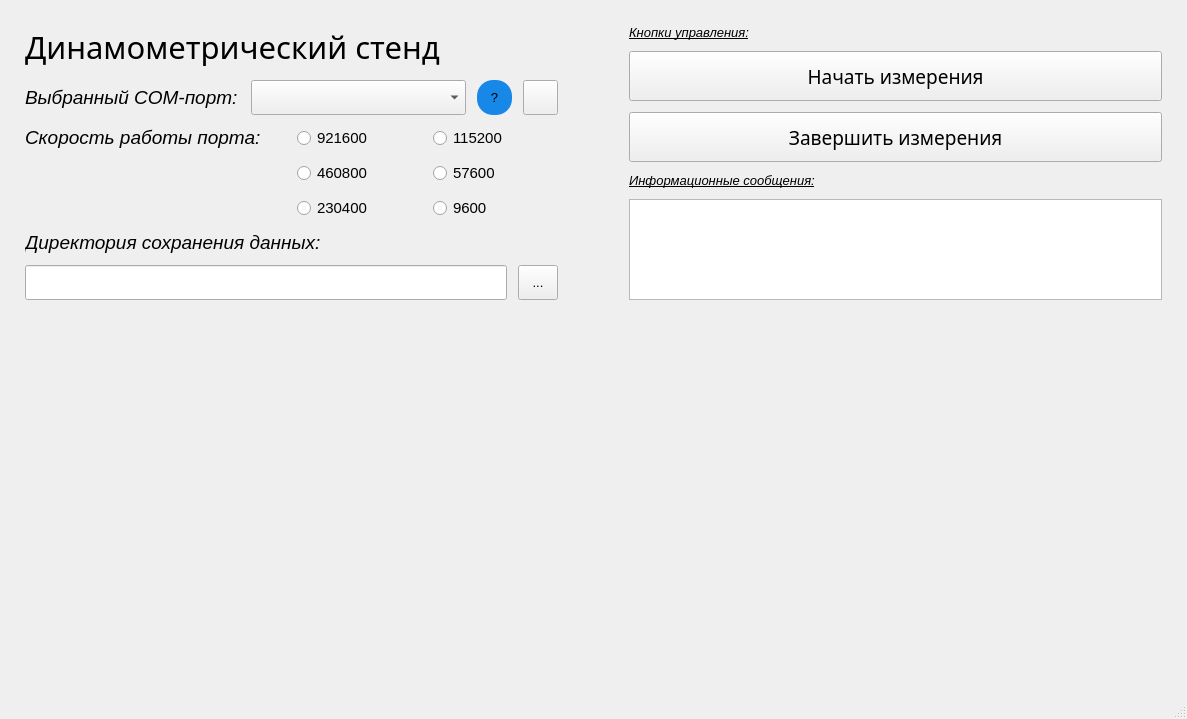
<?xml version="1.0" encoding="UTF-8"?>
<ui version="4.0">
 <class>MainWindow</class>
 <widget class="QMainWindow" name="MainWindow">
  <property name="geometry">
   <rect>
    <x>0</x>
    <y>0</y>
    <width>1187</width>
    <height>719</height>
   </rect>
  </property>
  <property name="windowTitle">
   <string>MainWindow</string>
  </property>
  <widget class="QWidget" name="centralwidget">
   <layout class="QVBoxLayout" name="verticalLayout_6" stretch="2,4">
    <property name="spacing">
     <number>11</number>
    </property>
    <property name="leftMargin">
     <number>25</number>
    </property>
    <property name="topMargin">
     <number>25</number>
    </property>
    <property name="rightMargin">
     <number>25</number>
    </property>
    <property name="bottomMargin">
     <number>25</number>
    </property>
    <item>
     <layout class="QHBoxLayout" name="horizontalLayout_6">
      <item>
       <layout class="QVBoxLayout" name="verticalLayout_4">
        <item>
         <widget class="QLabel" name="label">
          <property name="font">
           <font>
            <family>Segoe UI Black</family>
            <pointsize>23</pointsize>
           </font>
          </property>
          <property name="text">
           <string>Динамометрический стенд</string>
          </property>
         </widget>
        </item>
        <item>
         <spacer name="verticalSpacer_3">
          <property name="orientation">
           <enum>Qt::Vertical</enum>
          </property>
          <property name="sizeHint" stdset="0">
           <size>
            <width>20</width>
            <height>40</height>
           </size>
          </property>
         </spacer>
        </item>
        <item>
         <layout class="QHBoxLayout" name="horizontalLayout_2">
          <item>
           <widget class="QLabel" name="label_2">
            <property name="font">
             <font>
              <family>Segoe UI</family>
              <pointsize>14</pointsize>
              <italic>true</italic>
             </font>
            </property>
            <property name="text">
             <string>Выбранный COM-порт:</string>
            </property>
           </widget>
          </item>
          <item>
           <widget class="QComboBox" name="ComPortComboBox">
            <property name="sizePolicy">
             <sizepolicy hsizetype="Preferred" vsizetype="Maximum">
              <horstretch>0</horstretch>
              <verstretch>0</verstretch>
             </sizepolicy>
            </property>
            <property name="maximumSize">
             <size>
              <width>16777215</width>
              <height>40</height>
             </size>
            </property>
            <property name="font">
             <font>
              <family>Segoe UI Emoji</family>
              <pointsize>10</pointsize>
             </font>
            </property>
           </widget>
          </item>
          <item>
           <widget class="QPushButton" name="ComPortInfoButton">
            <property name="sizePolicy">
             <sizepolicy hsizetype="Fixed" vsizetype="Fixed">
              <horstretch>0</horstretch>
              <verstretch>0</verstretch>
             </sizepolicy>
            </property>
            <property name="minimumSize">
             <size>
              <width>35</width>
              <height>35</height>
             </size>
            </property>
            <property name="maximumSize">
             <size>
              <width>35</width>
              <height>35</height>
             </size>
            </property>
            <property name="font">
             <font>
              <pointsize>10</pointsize>
             </font>
            </property>
            <property name="styleSheet">
             <string notr="true">QPushButton {
    background-color: #1788e8;       /* Синий фон */
    border-radius: 16px;          /* Половина от ширины/высоты (60/2) */
    border: none;                 /* Убираем стандартную рамку (опционально) */
}

QPushButton:hover {
    background-color: lightblue; /* Цвет при наведении мыши */
}</string>
            </property>
            <property name="text">
             <string>?</string>
            </property>
           </widget>
          </item>
          <item>
           <widget class="QPushButton" name="UpdateComPortsButton">
            <property name="sizePolicy">
             <sizepolicy hsizetype="Fixed" vsizetype="Fixed">
              <horstretch>0</horstretch>
              <verstretch>0</verstretch>
             </sizepolicy>
            </property>
            <property name="minimumSize">
             <size>
              <width>35</width>
              <height>35</height>
             </size>
            </property>
            <property name="maximumSize">
             <size>
              <width>35</width>
              <height>35</height>
             </size>
            </property>
            <property name="text">
             <string/>
            </property>
           </widget>
          </item>
         </layout>
        </item>
        <item>
         <spacer name="verticalSpacer">
          <property name="orientation">
           <enum>Qt::Vertical</enum>
          </property>
          <property name="sizeHint" stdset="0">
           <size>
            <width>20</width>
            <height>40</height>
           </size>
          </property>
         </spacer>
        </item>
        <item>
         <layout class="QHBoxLayout" name="horizontalLayout_4">
          <item>
           <widget class="QLabel" name="label_3">
            <property name="font">
             <font>
              <family>Segoe UI</family>
              <pointsize>14</pointsize>
              <italic>true</italic>
             </font>
            </property>
            <property name="text">
             <string>Скорость работы порта:</string>
            </property>
            <property name="alignment">
             <set>Qt::AlignLeading|Qt::AlignLeft|Qt::AlignTop</set>
            </property>
           </widget>
          </item>
          <item>
           <layout class="QHBoxLayout" name="horizontalLayout_3">
            <item>
             <layout class="QVBoxLayout" name="verticalLayout_2">
              <item>
               <widget class="QRadioButton" name="RadioButton_921600">
                <property name="font">
                 <font>
                  <pointsize>11</pointsize>
                 </font>
                </property>
                <property name="text">
                 <string>921600</string>
                </property>
               </widget>
              </item>
              <item>
               <widget class="QRadioButton" name="RadioButton_460800">
                <property name="font">
                 <font>
                  <pointsize>11</pointsize>
                 </font>
                </property>
                <property name="text">
                 <string>460800</string>
                </property>
               </widget>
              </item>
              <item>
               <widget class="QRadioButton" name="RadioButton_230400">
                <property name="font">
                 <font>
                  <pointsize>11</pointsize>
                 </font>
                </property>
                <property name="text">
                 <string>230400</string>
                </property>
               </widget>
              </item>
             </layout>
            </item>
            <item>
             <layout class="QVBoxLayout" name="verticalLayout">
              <item>
               <widget class="QRadioButton" name="RadioButton_115200">
                <property name="font">
                 <font>
                  <pointsize>11</pointsize>
                 </font>
                </property>
                <property name="text">
                 <string>115200</string>
                </property>
               </widget>
              </item>
              <item>
               <widget class="QRadioButton" name="RadioButton_57600">
                <property name="font">
                 <font>
                  <pointsize>11</pointsize>
                 </font>
                </property>
                <property name="text">
                 <string>57600</string>
                </property>
               </widget>
              </item>
              <item>
               <widget class="QRadioButton" name="RadioButton_9600">
                <property name="font">
                 <font>
                  <pointsize>11</pointsize>
                 </font>
                </property>
                <property name="text">
                 <string>9600</string>
                </property>
               </widget>
              </item>
             </layout>
            </item>
           </layout>
          </item>
         </layout>
        </item>
        <item>
         <spacer name="verticalSpacer_2">
          <property name="orientation">
           <enum>Qt::Vertical</enum>
          </property>
          <property name="sizeHint" stdset="0">
           <size>
            <width>20</width>
            <height>40</height>
           </size>
          </property>
         </spacer>
        </item>
        <item>
         <layout class="QVBoxLayout" name="verticalLayout_3">
          <item>
           <widget class="QLabel" name="label_4">
            <property name="font">
             <font>
              <family>Segoe UI</family>
              <pointsize>14</pointsize>
              <italic>true</italic>
             </font>
            </property>
            <property name="text">
             <string>Директория сохранения данных:</string>
            </property>
           </widget>
          </item>
          <item>
           <layout class="QHBoxLayout" name="horizontalLayout_5">
            <item>
             <widget class="QLineEdit" name="SavingPathEdit">
              <property name="sizePolicy">
               <sizepolicy hsizetype="Expanding" vsizetype="Expanding">
                <horstretch>0</horstretch>
                <verstretch>0</verstretch>
               </sizepolicy>
              </property>
              <property name="minimumSize">
               <size>
                <width>30</width>
                <height>35</height>
               </size>
              </property>
              <property name="maximumSize">
               <size>
                <width>16777215</width>
                <height>40</height>
               </size>
              </property>
              <property name="font">
               <font>
                <pointsize>10</pointsize>
               </font>
              </property>
             </widget>
            </item>
            <item>
             <widget class="QToolButton" name="ChooseSavingPathButton">
              <property name="sizePolicy">
               <sizepolicy hsizetype="Preferred" vsizetype="Expanding">
                <horstretch>0</horstretch>
                <verstretch>0</verstretch>
               </sizepolicy>
              </property>
              <property name="minimumSize">
               <size>
                <width>40</width>
                <height>35</height>
               </size>
              </property>
              <property name="maximumSize">
               <size>
                <width>50</width>
                <height>40</height>
               </size>
              </property>
              <property name="font">
               <font>
                <family>Segoe UI</family>
                <pointsize>10</pointsize>
               </font>
              </property>
              <property name="text">
               <string>...</string>
              </property>
             </widget>
            </item>
           </layout>
          </item>
         </layout>
        </item>
       </layout>
      </item>
      <item>
       <spacer name="horizontalSpacer">
        <property name="orientation">
         <enum>Qt::Horizontal</enum>
        </property>
        <property name="sizeType">
         <enum>QSizePolicy::Maximum</enum>
        </property>
        <property name="sizeHint" stdset="0">
         <size>
          <width>60</width>
          <height>20</height>
         </size>
        </property>
       </spacer>
      </item>
      <item>
       <layout class="QVBoxLayout" name="verticalLayout_5">
        <item>
         <widget class="QLabel" name="label_6">
          <property name="font">
           <font>
            <family>Segoe UI</family>
            <pointsize>10</pointsize>
            <italic>true</italic>
            <underline>true</underline>
           </font>
          </property>
          <property name="text">
           <string>Кнопки управления:</string>
          </property>
         </widget>
        </item>
        <item>
         <widget class="QPushButton" name="StartButton">
          <property name="sizePolicy">
           <sizepolicy hsizetype="Minimum" vsizetype="Expanding">
            <horstretch>0</horstretch>
            <verstretch>0</verstretch>
           </sizepolicy>
          </property>
          <property name="minimumSize">
           <size>
            <width>0</width>
            <height>50</height>
           </size>
          </property>
          <property name="font">
           <font>
            <family>Segoe UI Semibold</family>
            <pointsize>14</pointsize>
           </font>
          </property>
          <property name="text">
           <string>Начать измерения</string>
          </property>
         </widget>
        </item>
        <item>
         <widget class="QPushButton" name="StopButton">
          <property name="sizePolicy">
           <sizepolicy hsizetype="Minimum" vsizetype="Expanding">
            <horstretch>0</horstretch>
            <verstretch>0</verstretch>
           </sizepolicy>
          </property>
          <property name="minimumSize">
           <size>
            <width>0</width>
            <height>50</height>
           </size>
          </property>
          <property name="font">
           <font>
            <family>Segoe UI Semibold</family>
            <pointsize>14</pointsize>
           </font>
          </property>
          <property name="text">
           <string>Завершить измерения</string>
          </property>
         </widget>
        </item>
        <item>
         <widget class="QLabel" name="label_5">
          <property name="font">
           <font>
            <family>Segoe UI</family>
            <pointsize>10</pointsize>
            <italic>true</italic>
            <underline>true</underline>
           </font>
          </property>
          <property name="text">
           <string>Информационные сообщения:</string>
          </property>
         </widget>
        </item>
        <item>
         <widget class="QTextEdit" name="MessagesTextEdit"/>
        </item>
       </layout>
      </item>
     </layout>
    </item>
    <item>
     <layout class="QHBoxLayout" name="horizontalLayout">
      <item>
       <widget class="PlotWidget" name="PlotterSensor_1" native="true">
        <property name="sizePolicy">
         <sizepolicy hsizetype="Preferred" vsizetype="Expanding">
          <horstretch>0</horstretch>
          <verstretch>0</verstretch>
         </sizepolicy>
        </property>
        <property name="minimumSize">
         <size>
          <width>400</width>
          <height>300</height>
         </size>
        </property>
       </widget>
      </item>
      <item>
       <widget class="PlotWidget" name="PlotterSensor_2" native="true">
        <property name="sizePolicy">
         <sizepolicy hsizetype="Preferred" vsizetype="Expanding">
          <horstretch>0</horstretch>
          <verstretch>0</verstretch>
         </sizepolicy>
        </property>
        <property name="minimumSize">
         <size>
          <width>400</width>
          <height>300</height>
         </size>
        </property>
       </widget>
      </item>
     </layout>
    </item>
   </layout>
  </widget>
  <widget class="QMenuBar" name="menubar">
   <property name="geometry">
    <rect>
     <x>0</x>
     <y>0</y>
     <width>1187</width>
     <height>26</height>
    </rect>
   </property>
  </widget>
  <widget class="QStatusBar" name="statusbar"/>
 </widget>
 <customwidgets>
  <customwidget>
   <class>PlotWidget</class>
   <extends>QWidget</extends>
   <header>pyqtgraph</header>
   <container>1</container>
  </customwidget>
 </customwidgets>
 <resources/>
 <connections/>
</ui>
